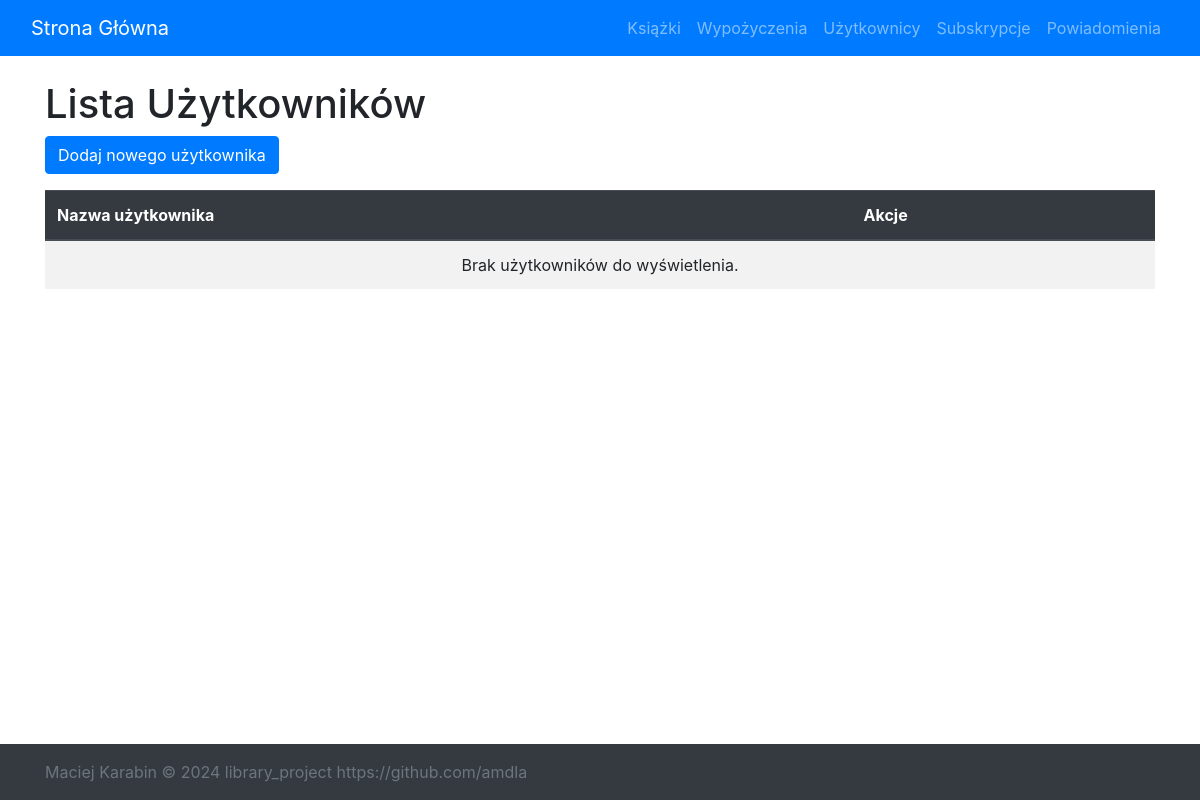
The app's page /users/, older data.
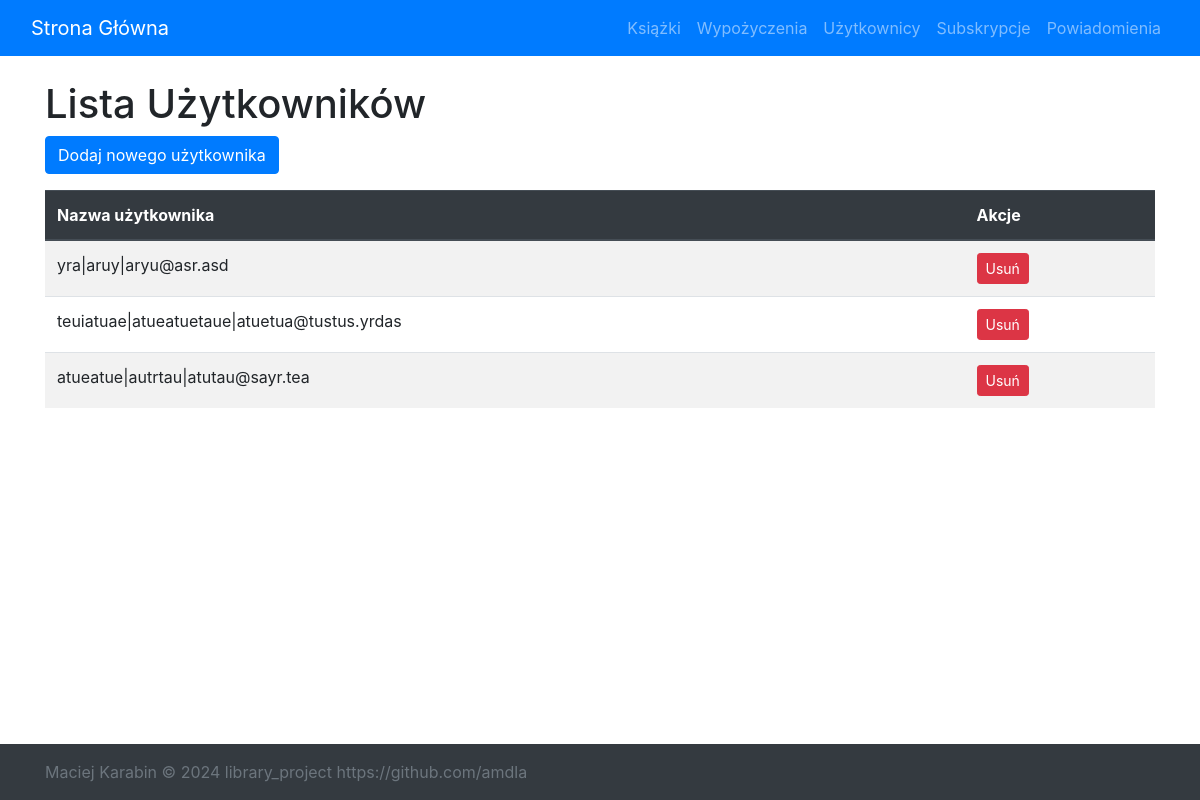
The same page, newer data.
### library_app/models.py (models this page shows, shortened)
class Users(models.Model):
    user_id = models.AutoField(primary_key=True)  # Primary key for user table
    first_name = models.CharField(max_length=50)
    last_name = models.CharField(max_length=50)
    email = models.EmailField(unique=True)
    username = models.CharField(max_length=50, unique=True)

### library_app/views.py (the view)
# urls.py: path('users/', views.user_list, name='user-list'),
def user_list(request):
    users = Users.objects.all()
    return render(request, 'lists/user_list.html', {'users': users})

### library_app/templates/lists/user_list.html (shortened to what this page needs)
{% extends 'library_app/base.html' %}
{% block content %}
    <h1>Lista Użytkowników</h1>
    <a href="{% url 'user-create' %}" class="btn btn-primary mb-3">Dodaj nowego użytkownika</a>
    <table id="userTable" class="table table-striped">
        <thead class="thead-dark">
        <tr>
            <th scope="col">Nazwa użytkownika</th>
            <th scope="col">Akcje</th>
        </tr>
        </thead>
        <tbody>
        {% for user in users %}
            <tr>
                <td>{{ user.username }}</td>
                <td>
                    <a href="{% url 'user-delete' user.pk %}" class="btn btn-danger btn-sm">Usuń</a>
                </td>
            </tr>
        {% empty %}
            <tr>
                <td colspan="2" class="text-center">Brak użytkowników do wyświetlenia.</td>
            </tr>
        {% endfor %}
        </tbody>
    </table>
{% endblock %}

Row changes from the older to the newer data that the page shows:
added Users: username "yra|aruy|aryu@asr.asd"
added Users: username "teuiatuae|atueatuetaue|atuetua@tustus.yrdas"
added Users: username "atueatue|autrtau|atutau@sayr.tea"
Text that changed along with them:
text no longer shown: "Brak użytkowników do wyświetlenia."
